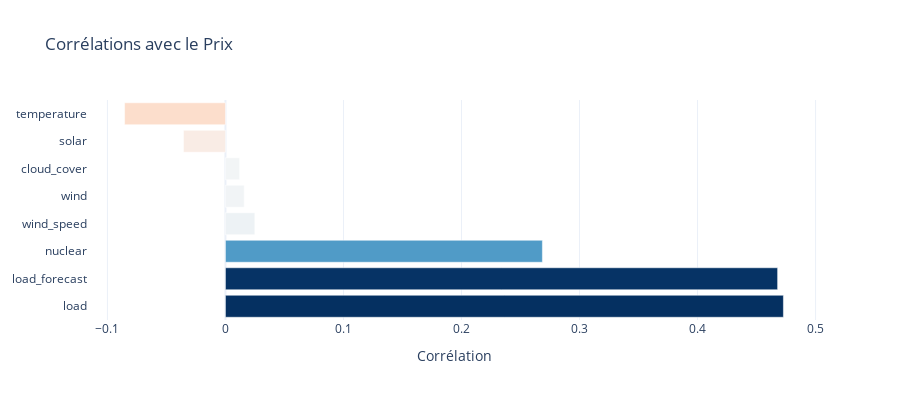

Notebook source saved alongside this figure:
### Code cell
# Corrélations avec le prix
print("\n" + "=" * 80)
print("CORRÉLATIONS AVEC LE PRIX")
print("=" * 80)
correlations = df_france.corr()['price_day_ahead'].drop('price_day_ahead').sort_values(ascending=False)
print(correlations.round(4))

# Visualisation corrélations
fig = go.Figure()
fig.add_trace(go.Bar(x=correlations.values, y=correlations.index, 
                      orientation='h', marker=dict(color=correlations.values, 
                      colorscale='RdBu', cmid=0)))
fig.update_layout(
    title="Corrélations avec le Prix",
    xaxis_title="Corrélation",
    template="plotly_white",
    height=400
)
fig.show()

### Figure 1 — Plotly figure (JSON) as saved in the notebook; plotly's stock layout.template omitted (floating-point values rounded to 4 significant figures)
{"data": [{"marker": {"cmid": 0, "color": [0.4727, 0.4678, 0.2685, 0.02488, 0.01586, 0.012, -0.03553, -0.08545], "colorscale": [[0, "rgb(103,0,31)"], [0.1, "rgb(178,24,43)"], [0.2, "rgb(214,96,77)"], [0.3, "rgb(244,165,130)"], [0.4, "rgb(253,219,199)"], [0.5, "rgb(247,247,247)"], [0.6, "rgb(209,229,240)"], [0.7, "rgb(146,197,222)"], [0.8, "rgb(67,147,195)"], [0.9, "rgb(33,102,172)"], [1, "rgb(5,48,97)"]]}, "orientation": "h", "type": "bar", "x": [0.4727, 0.4678, 0.2685, 0.02488, 0.01586, 0.012, -0.03553, -0.08545], "y": ["load", "load_forecast", "nuclear", "wind_speed", "wind", "cloud_cover", "solar", "temperature"]}], "layout": {"height": 400, "title": {"text": "Corrélations avec le Prix"}, "xaxis": {"title": {"text": "Corrélation"}}}}
